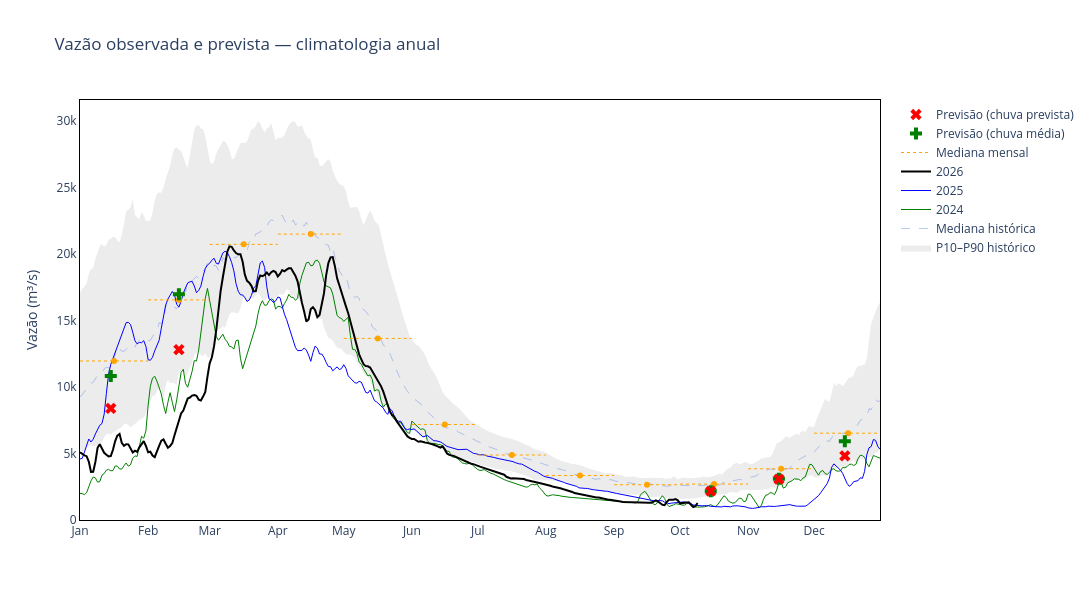

Notebook code for this chart:
### Code cell
import pandas as pd
import plotly.graph_objects as go

# -------------------------------------------------------
# 1. Historical daily climatology (P10, median, P90)
# -------------------------------------------------------

grouped = qd.groupby([qd.index.month, qd.index.day])["val"]

stats = pd.DataFrame({
    "median": grouped.median(),
    "p10": grouped.quantile(0.10),
    "p90": grouped.quantile(0.90),
})

# Remove leap day and use a fixed January–December calendar
stats = stats.drop((2, 29), errors="ignore")
stats.index = pd.date_range("2026-01-01", "2026-12-31")

# -------------------------------------------------------
# 2. Historical statistics and individual years
# -------------------------------------------------------

fig = go.Figure()

# P10–P90 envelope
fig.add_scatter(
    x=stats.index,
    y=stats["p10"],
    mode="lines",
    line={"width": 0},
    showlegend=False,
    hoverinfo="skip",
)

fig.add_scatter(
    x=stats.index,
    y=stats["p90"],
    mode="lines",
    name="P10–P90 histórico",
    line={"width": 0},
    fill="tonexty",
    fillcolor="rgba(128,128,128,0.15)",
    hoverinfo="skip",
)

# Historical median
fig.add_scatter(
    x=stats.index,
    y=stats["median"],
    mode="lines",
    name="Mediana histórica",
    line={"color": "royalblue", "dash": "dash", "width": 1},
    opacity=0.35,
)

# Individual years aligned to the same calendar
for year, color, width in [
    (2024, "green", 1),
    (2025, "blue", 1),
    (2026, "black", 2),
]:
    s = qd.loc[str(year), "val"].copy()

    s = s[~((s.index.month == 2) & (s.index.day == 29))]
    s.index = pd.to_datetime(
        [f"2026-{d.month:02d}-{d.day:02d}" for d in s.index]
    )

    fig.add_scatter(
        x=s.index,
        y=s.values,
        mode="lines",
        name=str(year),
        line={"color": color, "width": width},
    )

# -------------------------------------------------------
# 3. Historical monthly median
# -------------------------------------------------------

monthly_median = qd.groupby(qd.index.month)["val"].median()

month_starts = pd.date_range("2026-01-01", "2027-01-01", freq="MS")

monthly_line_x = []
monthly_line_y = []
monthly_marker_x = []
monthly_marker_y = []

for start, end in zip(month_starts[:-1], month_starts[1:]):
    value = monthly_median.loc[start.month]

    monthly_line_x.extend([start, end, None])
    monthly_line_y.extend([value, value, None])

    monthly_marker_x.append(start + (end - start) / 2)
    monthly_marker_y.append(value)

fig.add_scatter(
    x=monthly_line_x,
    y=monthly_line_y,
    mode="lines",
    name="Mediana mensal",
    line={"color": "orange", "width": 1, "dash": "dot"},
)

fig.add_scatter(
    x=monthly_marker_x,
    y=monthly_marker_y,
    mode="markers",
    marker={"color": "orange", "size": 6},
    showlegend=False,
)

# -------------------------------------------------------
# 4. Hydrological forecasts (projected onto Jan–Dec)
# -------------------------------------------------------

n = steps + model.params.act

for series, name, color, symbol in [
    (fcst_avg_prec, "Previsão (chuva média)", "green", "cross"),
    (fcst_fcst_prec, "Previsão (chuva prevista)", "red", "x"),
]:
    forecast = series.iloc[-n:]

    # Project forecast dates onto the 2026 calendar
    plot_dates = pd.to_datetime([
        f"2026-{d.month:02d}-{d.day:02d}"
        for d in forecast.index
    ])

    fig.add_scatter(
        x=plot_dates,
        y=forecast.values,
        mode="markers",
        name=name,
        marker={"color": color, "size": 10, "symbol": symbol},
        customdata=forecast.index.strftime("%b %Y"),
        hovertemplate=(
            "%{customdata}<br>"
            "Vazão: %{y:,.0f} m³/s"
            "<extra></extra>"
        ),
    )

# -------------------------------------------------------
# 5. Layout
# -------------------------------------------------------

fig.update_layout(
    title="Vazão observada e prevista — climatologia anual",
    width=1200,
    height=600,
    plot_bgcolor="white",
    paper_bgcolor="white",
    xaxis={
        "title": "",
        "showline": True,
        "linecolor": "black",
        "mirror": True,
        "range": ["2026-01-01", "2026-12-31"],
        "tickformat": "%b",
        "dtick": "M1",
    },
    yaxis={
        "title": "Vazão (m³/s)",
        "showline": True,
        "linecolor": "black",
        "mirror": True,
        "type": "linear",
        "rangemode": "tozero",
    },
    legend={
        "orientation": "v",
        "x": 1.02,
        "y": 1,
    },
)

fig.show()

### Figure 1 — Plotly figure (JSON) as saved in the notebook; plotly's stock layout.template omitted (floating-point values rounded to 4 significant figures; data arrays with more than 128 entries replaced by an {"elided": "..."} marker saying what was removed)
{"data": [{"hoverinfo": "skip", "line": {"width": 0}, "mode": "lines", "showlegend": false, "type": "scatter", "x": {"elided": "365 str values"}, "y": {"elided": "365 float values"}}, {"fill": "tonexty", "fillcolor": "rgba(128,128,128,0.15)", "hoverinfo": "skip", "line": {"width": 0}, "mode": "lines", "name": "P10–P90 histórico", "type": "scatter", "x": {"elided": "365 str values"}, "y": {"elided": "365 float values"}}, {"line": {"color": "royalblue", "dash": "dash", "width": 1}, "mode": "lines", "name": "Mediana histórica", "opacity": 0.35, "type": "scatter", "x": {"elided": "365 str values"}, "y": {"elided": "365 float values"}}, {"line": {"color": "green", "width": 1}, "mode": "lines", "name": "2024", "type": "scatter", "x": {"elided": "365 str values"}, "y": {"elided": "365 float values"}}, {"line": {"color": "blue", "width": 1}, "mode": "lines", "name": "2025", "type": "scatter", "x": {"elided": "365 str values"}, "y": {"elided": "365 float values"}}, {"line": {"color": "black", "width": 2}, "mode": "lines", "name": "2026", "type": "scatter", "x": {"elided": "282 str values"}, "y": {"elided": "282 float values"}}, {"line": {"color": "orange", "dash": "dot", "width": 1}, "mode": "lines", "name": "Mediana mensal", "type": "scatter", "x": ["2026-01-01T00:00:00", "2026-02-01T00:00:00", null, "2026-02-01T00:00:00", "2026-03-01T00:00:00", null, "2026-03-01T00:00:00", "2026-04-01T00:00:00", null, "2026-04-01T00:00:00", "2026-05-01T00:00:00", null, "2026-05-01T00:00:00", "2026-06-01T00:00:00", null, "2026-06-01T00:00:00", "2026-07-01T00:00:00", null, "2026-07-01T00:00:00", "2026-08-01T00:00:00", null, "2026-08-01T00:00:00", "2026-09-01T00:00:00", null, "2026-09-01T00:00:00", "2026-10-01T00:00:00", null, "2026-10-01T00:00:00", "2026-11-01T00:00:00", null, "2026-11-01T00:00:00", "2026-12-01T00:00:00", null, "2026-12-01T00:00:00", "2027-01-01T00:00:00", null], "y": [11960.0, 11960.0, null, 16560.0, 16560.0, null, 20740.0, 20740.0, null, 21510.0, 21510.0, null, 13660.0, 13660.0, null, 7187.0, 7187.0, null, 4890.0, 4890.0, null, 3345.0, 3345.0, null, 2651.0, 2651.0, null, 2702.0, 2702.0, null, 3855.0, 3855.0, null, 6532.0, 6532.0, null]}, {"marker": {"color": "orange", "size": 6}, "mode": "markers", "showlegend": false, "type": "scatter", "x": ["2026-01-16T12:00:00", "2026-02-15T00:00:00", "2026-03-16T12:00:00", "2026-04-16T00:00:00", "2026-05-16T12:00:00", "2026-06-16T00:00:00", "2026-07-16T12:00:00", "2026-08-16T12:00:00", "2026-09-16T00:00:00", "2026-10-16T12:00:00", "2026-11-16T00:00:00", "2026-12-16T12:00:00"], "y": [11960.0, 16560.0, 20740.0, 21510.0, 13660.0, 7187.0, 4890.0, 3345.0, 2651.0, 2702.0, 3855.0, 6532.0]}, {"customdata": ["Oct 2026", "Nov 2026", "Dec 2026", "Jan 2027", "Feb 2027"], "hovertemplate": "%{customdata}<br>Vazão: %{y:,.0f} m³/s<extra></extra>", "marker": {"color": "green", "size": 10, "symbol": "cross"}, "mode": "markers", "name": "Previsão (chuva média)", "type": "scatter", "x": ["2026-10-15T00:00:00.000000000", "2026-11-15T00:00:00.000000000", "2026-12-15T00:00:00.000000000", "2026-01-15T00:00:00.000000000", "2026-02-15T00:00:00.000000000"], "y": [2166.0, 3103.0, 5922.0, 10830.0, 16990.0]}, {"customdata": ["Oct 2026", "Nov 2026", "Dec 2026", "Jan 2027", "Feb 2027"], "hovertemplate": "%{customdata}<br>Vazão: %{y:,.0f} m³/s<extra></extra>", "marker": {"color": "red", "size": 10, "symbol": "x"}, "mode": "markers", "name": "Previsão (chuva prevista)", "type": "scatter", "x": ["2026-10-15T00:00:00.000000000", "2026-11-15T00:00:00.000000000", "2026-12-15T00:00:00.000000000", "2026-01-15T00:00:00.000000000", "2026-02-15T00:00:00.000000000"], "y": [2166.0, 3071.0, 4829.0, 8396.0, 12820.0]}], "layout": {"height": 600, "legend": {"orientation": "v", "x": 1.02, "y": 1}, "paper_bgcolor": "white", "plot_bgcolor": "white", "title": {"text": "Vazão observada e prevista — climatologia anual"}, "width": 1200, "xaxis": {"dtick": "M1", "linecolor": "black", "mirror": true, "range": ["2026-01-01", "2026-12-31"], "showline": true, "tickformat": "%b", "title": {"text": ""}}, "yaxis": {"linecolor": "black", "mirror": true, "rangemode": "tozero", "showline": true, "title": {"text": "Vazão (m³/s)"}, "type": "linear"}}}
